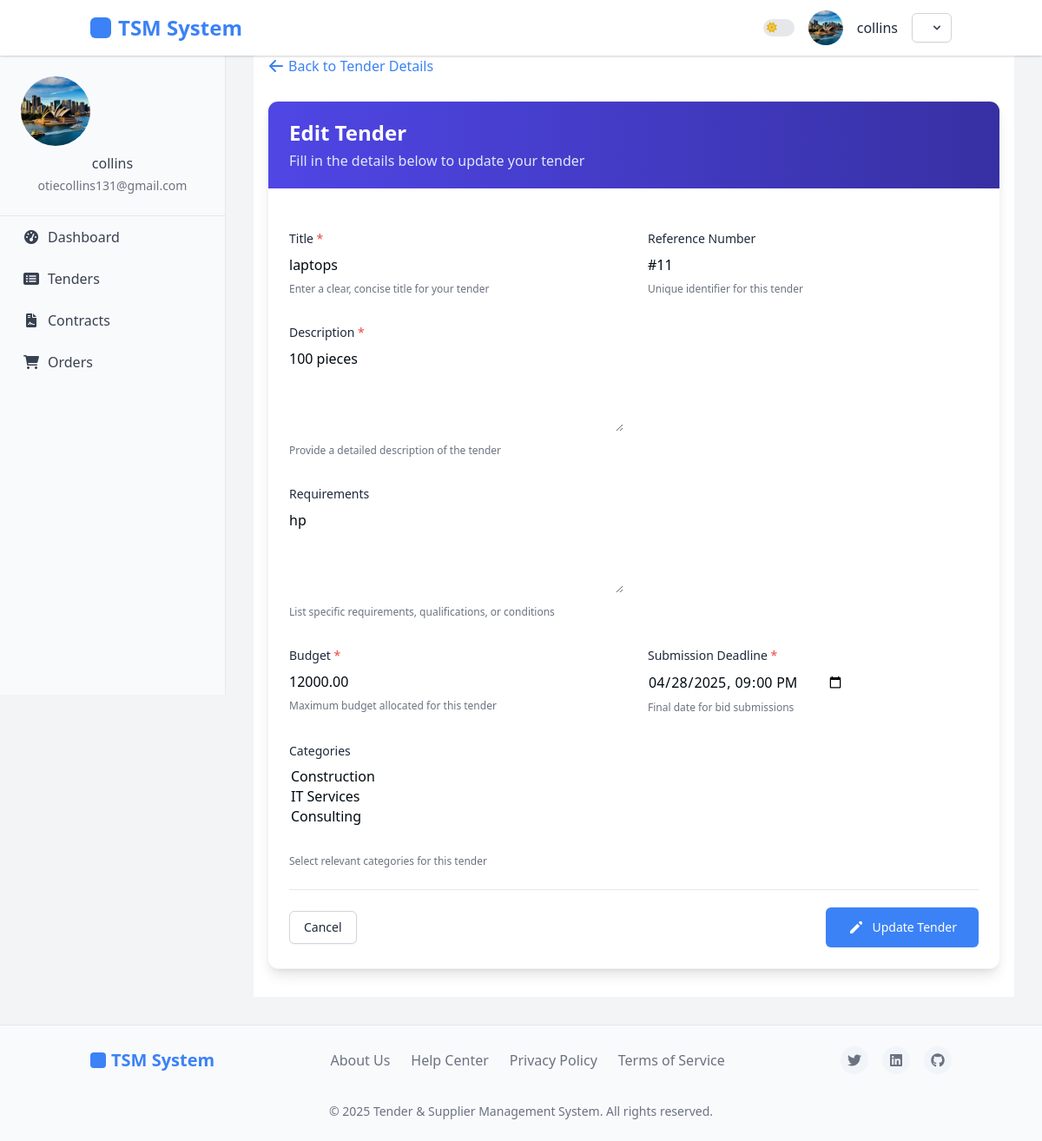
Screenshot of /tenders/1/update/ (signed in) with the database file from the repository.
### accounts/models.py (models this page shows, shortened)
class User(AbstractUser):
    USER_TYPE_CHOICES = (
        ('buyer', 'Buyer'),
        ('supplier', 'Supplier'),
        ('admin', 'Administrator'),
    )
    user_type = models.CharField(
        max_length=10,
        choices=USER_TYPE_CHOICES,
        default='buyer',
        verbose_name=_('User Type')
    )
    company_name = models.CharField(max_length=100, blank=True)
    phone_number = models.CharField(max_length=20, blank=True)
    email = models.EmailField(_('email address'), unique=True)
    USERNAME_FIELD = 'email'
    REQUIRED_FIELDS = ['username', 'user_type']
    @property
    def is_buyer(self):
        return self.user_type == 'buyer'
    class Meta:
        permissions = [
            ("manage_buyers", "Can manage buyer accounts"),
            ("manage_suppliers", "Can manage supplier accounts"),
        ]

class UserProfile(models.Model):
    user = models.OneToOneField(User, on_delete=models.CASCADE, related_name='profile')
    profile_picture = models.ImageField(upload_to='profile_pics/', blank=True, null=True)
    address = models.TextField(blank=True)
    city = models.CharField(max_length=100, blank=True)
    state = models.CharField(max_length=100, blank=True)
    country = models.CharField(max_length=100, blank=True)
    postal_code = models.CharField(max_length=20, blank=True)
    tax_id = models.CharField(max_length=50, blank=True)
    registration_date = models.DateTimeField(auto_now_add=True)
    last_active = models.DateTimeField(auto_now=True)
    business_category = models.CharField(max_length=100, blank=True)
    years_in_business = models.PositiveIntegerField(default=0)
    department = models.CharField(max_length=100, blank=True)
    position = models.CharField(max_length=100, blank=True)

### tenders/models.py (models this page shows, shortened)
class Tender(models.Model):
    title = models.CharField(max_length=200)
    reference_number = models.CharField(max_length=50, unique=True)
    description = models.TextField()
    requirements = models.TextField()
    budget = models.DecimalField(max_digits=15, decimal_places=2, null=True, blank=True)
    created_at = models.DateTimeField(auto_now_add=True)
    updated_at = models.DateTimeField(auto_now=True)
    submission_deadline = models.DateTimeField()
    is_active = models.BooleanField(default=True)
    categories = models.ManyToManyField(TenderCategory, related_name='tenders')
    current_stage = models.ForeignKey(TenderStage, on_delete=models.SET_NULL, null=True, related_name='tenders')
    created_by = models.ForeignKey(settings.AUTH_USER_MODEL, on_delete=models.CASCADE, related_name='created_tenders')

### tenders/views.py (the view)
# urls.py: path('<int:pk>/update/', views.tender_update, name='tender_update'),
@buyer_required
def tender_update(request, pk):
    tender = get_object_or_404(Tender, pk=pk, created_by=request.user)
    if request.method == 'POST':
        form = TenderForm(request.POST, instance=tender)
        if form.is_valid():
            form.save()
            messages.success(request, 'Tender updated successfully!')
            return redirect('tenders:tender_detail', pk=tender.pk)
    else:
        form = TenderForm(instance=tender)
    return render(request, 'tenders/tender_form.html', {'form': form, 'tender': tender})

### tenders/forms.py
class TenderForm(forms.ModelForm):
    class Meta:
        model = Tender
        fields = ['title', 'reference_number', 'description', 'requirements',
                 'budget', 'submission_deadline', 'categories']
        widgets = {
            'submission_deadline': forms.DateTimeInput(attrs={'type': 'datetime-local'}),
            'description': forms.Textarea(attrs={'rows': 4}),
            'requirements': forms.Textarea(attrs={'rows': 4}),
            'submission_deadline': forms.DateTimeInput(attrs={'type': 'datetime-local'})
        }

### tenders/models.py (called while the page is built)
    def __str__(self):
        return self.name

### tenders/templates/tenders/tender_form.html (shortened to what this page needs)
{% extends 'base.html' %}
{% block content %}
<div class="container mx-auto px-4 py-8 max-w-4xl theme-container">
    <div class="mb-6">
        {% if tender %}
            <a href="{% url 'tenders:tender_detail' tender.pk %}" class="inline-flex items-center theme-icon-primary hover:underline transition-colors">
                <svg xmlns="http://www.w3.org/2000/svg" class="h-5 w-5 mr-1" viewBox="0 0 20 20" fill="currentColor">
                    <path fill-rule="evenodd" d="M9.707 16.707a1 1 0 01-1.414 0l-6-6a1 1 0 010-1.414l6-6a1 1 0 011.414 1.414L5.414 9H17a1 1 0 110 2H5.414l4.293 4.293a1 1 0 010 1.414z" clip-rule="evenodd" />
                </svg>
                Back to Tender Details
            </a>
        {% endif %}
    </div>
    <div class="theme-feature rounded-xl shadow-lg overflow-hidden border border-gray-100 dark:border-gray-700">
        <div class="bg-gradient-to-r from-indigo-600 to-indigo-800 dark:from-indigo-800 dark:to-indigo-950 px-6 py-5">
            <h1 class="text-2xl font-bold text-white">
                {% if tender %}
                    Edit Tender
                {% else %}
                    Create New Tender
                {% endif %}
            </h1>
            <p class="text-indigo-100 mt-1">Fill in the details below to {% if tender %}update{% else %}create{% endif %} your tender</p>
        </div>
        <div class="p-6">
            <form   method="post" novalidate style="color: rgb(1, 10, 17);" class="space-y-6">
                <div class="grid grid-cols-1 md:grid-cols-2 gap-8">
                    <div class="space-y-2">
                        <label for="{{ form.title.id_for_label }}" class="block text-sm font-medium theme-paragraph">Title <span class="text-red-500">*</span></label>
                        {{ form.title }}
                        <p class="text-xs theme-text-muted">Enter a clear, concise title for your tender</p>
                    </div>
                    <div class="space-y-2">
                        <label for="{{ form.reference_number.id_for_label }}" class="block text-sm font-medium theme-paragraph">Reference Number</label>
                        {{ form.reference_number }}
                        <p class="text-xs theme-text-muted">Unique identifier for this tender</p>
                    </div>
                    <div class="md:col-span-2 space-y-2">
                        <label for="{{ form.description.id_for_label }}" class="block text-sm font-medium theme-paragraph">Description <span class="text-red-500">*</span></label>
                        {{ form.description }}
                        <p class="text-xs theme-text-muted">Provide a detailed description of the tender</p>
                    </div>
                    <div class="md:col-span-2 space-y-2">
                        <label for="{{ form.requirements.id_for_label }}" class="block text-sm font-medium theme-paragraph">Requirements</label>
                        {{ form.requirements }}
                        <p class="text-xs theme-text-muted">List specific requirements, qualifications, or conditions</p>
                    </div>
                    <div class="space-y-2">
                        <label for="{{ form.budget.id_for_label }}" class="block text-sm font-medium theme-paragraph">Budget <span class="text-red-500">*</span></label>
                        {{ form.budget }}
                        <p class="text-xs theme-text-muted">Maximum budget allocated for this tender</p>
                    </div>
                    <div class="space-y-2">
                        <label for="{{ form.submission_deadline.id_for_label }}" class="block text-sm font-medium theme-paragraph">Submission Deadline <span class="text-red-500">*</span></label>
                        {{ form.submission_deadline }}
                        <p class="text-xs theme-text-muted">Final date for bid submissions</p>
                    </div>
                    <div class="md:col-span-2 space-y-2">
                        <label for="{{ form.categories.id_for_label }}" class="block text-sm font-medium theme-paragraph">Categories</label>
                        {{ form.categories }}
                        <p class="text-xs theme-text-muted">Select relevant categories for this tender</p>
                    </div>
                </div>
                <div class="mt-8 pt-5 border-t border-gray-200 dark:border-gray-700 flex justify-between items-center">
                    <a href="{% url 'tenders:tender_list' %}" class="bg-white dark:bg-gray-700 py-2 px-4 border border-gray-300 dark:border-gray-600 rounded-md shadow-sm text-sm font-medium theme-paragraph hover:bg-gray-50 dark:hover:bg-gray-600 focus:outline-none focus:ring-2 focus:ring-offset-2 focus:ring-indigo-500 transition-colors">
                        Cancel
                    </a>
                    <button type="submit" class="theme-button-primary inline-flex justify-center py-3 px-6 border border-transparent shadow-sm text-sm font-medium rounded-md text-white focus:outline-none focus:ring-2 focus:ring-offset-2 focus:ring-indigo-500 transition-colors">
                        {% if tender %}
                            <svg xmlns="http://www.w3.org/2000/svg" class="h-5 w-5 mr-2" viewBox="0 0 20 20" fill="currentColor">
                                <path d="M13.586 3.586a2 2 0 112.828 2.828l-.793.793-2.828-2.828.793-.793zM11.379 5.793L3 14.172V17h2.828l8.38-8.379-2.83-2.828z" />
                            </svg>
                            Update Tender
                        {% else %}
                            <svg xmlns="http://www.w3.org/2000/svg" class="h-5 w-5 mr-2" viewBox="0 0 20 20" fill="currentColor">
                                <path fill-rule="evenodd" d="M10 3a1 1 0 011 1v5h5a1 1 0 110 2h-5v5a1 1 0 11-2 0v-5H4a1 1 0 110-2h5V4a1 1 0 011-1z" clip-rule="evenodd" />
                            </svg>
                            Create Tender
                        {% endif %}
                    </button>
                </div>
            </form>
        </div>
    </div>
</div>
{% endblock %}

### accounts/templates/base.html (shortened to what this page needs)
<!DOCTYPE html>
<html lang="en" class="light">
    <head>
    <script src="https://cdn.tailwindcss.com"></script>
    <link rel="stylesheet" href="https://cdnjs.cloudflare.com/ajax/libs/font-awesome/6.0.0-beta3/css/all.min.css">
</head>
<body>
    <aside class="sidebar">
        <div class="sidebar-profile">
            {% if user.is_authenticated %}
                {% if user.profile.profile_picture %}
                    <img src="{{ user.profile.profile_picture.url }}" alt="{{ user.username }}'s Avatar">
                {% endif %}
                <h6>{{ user.get_full_name|default:user.username }}</h6>
                <p class="text-sm">{{ user.email }}</p>
            {% endif %}
        </div>
        <nav class="sidebar-nav">
            <ul>
                {% if user.is_authenticated %}
                    {% if user.is_buyer %}
                        <li><a href="{% url 'dashboard:buyer_dashboard' %}" {% if request.resolver_match.url_name == 'buyer_dashboard' %}class="active"{% endif %}><i class="fas fa-tachometer-alt"></i> Dashboard</a></li>
                        <li><a href="{% url 'tenders:tender_list' %}" {% if request.resolver_match.url_name == 'tender_list' %}class="active"{% endif %}><i class="fas fa-list-alt"></i> Tenders</a></li>
                        <li><a href="{% url 'contracts:contract_list' %}" {% if request.path == '/contracts/' %}class="active"{% endif %}><i class="fas fa-file-contract"></i> Contracts</a></li>
                        <li><a href="{% url 'orders:order_list' %}"><i class="fas fa-shopping-cart"></i> Orders</a></li>
                    {% endif %}
                {% endif %}
            </ul>
        </nav>
    </aside>
    <header>
        <nav class="container mx-auto px-4">
            <div class="logo">
                <a href="{% url 'home' %}" class="text-2xl font-bold">TSM System</a>
            </div>
            <div class="profile">
                <div class="theme-toggle-container">
                    <label class="relative inline-flex items-center cursor-pointer">
                        <span class="w-9 h-5 bg-gray-200 peer-focus:outline-none peer-focus:ring-2 peer-focus:ring-primary-300 dark:bg-gray-700 rounded-full peer dark:peer-focus:ring-primary-600 peer-checked:bg-primary-600 relative">
                            <i class="fas fa-sun absolute left-1 top-1/2 -translate-y-1/2 text-yellow-500 text-xs z-10 transition-opacity dark:opacity-0"></i>
                        </span>
                    </label>
                </div>
                {% if user.profile.profile_picture %}
                      <img src="{{ user.profile.profile_picture.url }}" alt="{{ user.username }}'s Avatar" class="w-10 h-10 rounded-full object-cover">
                    {% else %}
                      <img src="https://via.placeholder.com/40" alt="User Avatar" class="w-10 h-10 rounded-full object-cover">
                    {% endif %}
                {% if user.is_authenticated %}
                    <span class="username">{{ user.username }}</span>
                    <div class="relative inline-block text-left">
                        <button id="userMenuButton" type="button" class="inline-flex items-center justify-center px-3 py-2 text-sm font-medium text-gray-700 bg-white border border-gray-300 rounded-md shadow-sm hover:bg-gray-50 focus:outline-none focus:ring-2 focus:ring-offset-2 focus:ring-primary-500 dark:bg-gray-800 dark:border-gray-700 dark:text-gray-400 dark:hover:bg-gray-700" aria-expanded="false" aria-haspopup="true">
                            <svg class="w-4 h-4 ml-2 -mr-1" viewBox="0 0 20 20" fill="currentColor" aria-hidden="true">
                                <path fill-rule="evenodd" d="M5.293 7.293a1 1 0 011.414 0L10 10.586l3.293-3.293a1 1 0 111.414 1.414l-4 4a1 1 0 01-1.414 0l-4-4a1 1 0 010-1.414z" clip-rule="evenodd" />
                            </svg>
                        </button>
                    </div>
                {% endif %}
            </div>
        </nav>
    </header>
    <div class="main-content">
        {% block content %}{% endblock %}
    </div>
    <footer>
        <div class="container mx-auto px-4">
            <div class="footer-content">
                <div class="footer-logo">TSM System</div>
                <div class="footer-links">
                    <a href="#">About Us</a>
                    <a href="#">Help Center</a>
                    <a href="#">Privacy Policy</a>
                    <a href="#">Terms of Service</a>
                </div>
                <div class="footer-socials">
                    <a href="#"><i class="fab fa-twitter"></i></a>
                    <a href="#"><i class="fab fa-linkedin"></i></a>
                    <a href="#"><i class="fab fa-github"></i></a>
                </div>
                <div class="footer-copyright">
                    &copy; {% now "Y" %} Tender & Supplier Management System. All rights reserved.
                </div>
            </div>
        </div>
    </footer>
</body>
</html>

### rows the page displays
User: profile.profile_picture (picture), get_full_name "collins", email "otiecollins131@gmail.com", username "collins"
Tender: title "laptops", reference_number "#11", description "100 pieces", requirements "hp", budget "12000.00", submission_deadline "04/28/2025 21:00"
